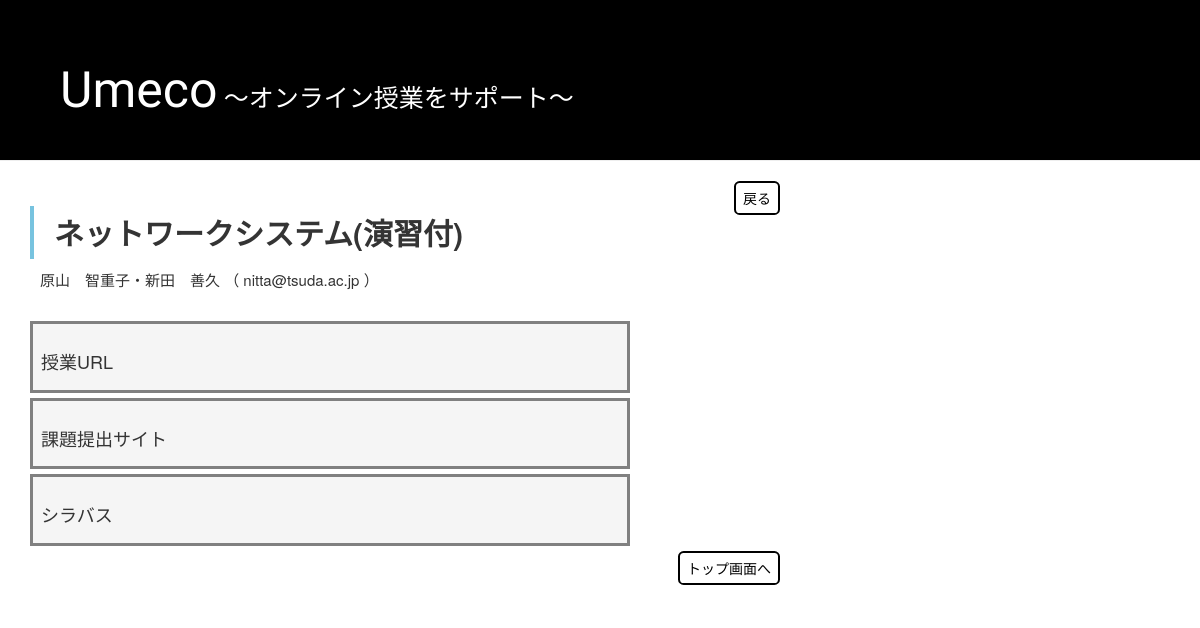
Screenshot of /today_detail/1/ with the database file from the repository.
### blog/models.py (models this page shows, shortened)
class Post(models.Model):
    author = models.ForeignKey(settings.AUTH_USER_MODEL, on_delete=models.CASCADE)
    title = models.CharField(max_length=200)
    text = models.TextField()
    pursose = models.TextField()
    terget = models.TextField()
    course = models.TextField()
    textbook = models.TextField()
    evaluation = models.TextField()
    created_date = models.DateTimeField(default=timezone.now)
    published_date = models.DateTimeField(blank=True, null=True)
    time = models.CharField(max_length=20)
    t_mail = models.CharField(max_length=200)
    subjecturl =  models.TextField()
    sllabus = models.TextField()
    homework = models.TextField()
    lesson = models.TextField()
    regi = models.CharField(max_length=5)

### blog/views.py (the view)
# urls.py: path('today_detail/<int:pk>/', views.today_detail, name='today_detail'),
def today_detail(request, pk):
    post = get_object_or_404(Post, pk=pk)
    return render(request, 'blog/today_detail.html', {'post':post})

### blog/templates/blog/today_detail.html
{% extends 'blog/base2.html' %}
{% block content %}
<a href="{% url 'today_top' %}" class="back">
  戻る
</a>
<h2 class="detail_title">{{post.title}}</h2>
<div class="mail">
  <p>{{post.text}} （ {{post.t_mail}} ）</p>
</div>
<a href="{{post.subjecturl}}">
  <div class="today_box">
    <h3>授業URL</h3>
  </div>
</a>
<a href="{{post.homework}}">
  <div class="today_box">
    <h3>課題提出サイト</h3>
  </div>
</a>
<a href="{% url 'syllabus' pk=post.pk %}">
  <div class="today_box">
    <h3>シラバス</h3>
  </div>
</a>
<a href="/" class="back">
  <div>トップ画面へ</div>
</a>
{% endblock %}

### blog/static/css/today.css (style rules this page uses)
body { margin:0; margin-bottom:5%; }
a { color:#696969; }
.back { display:inline-block; border-radius: 0.4em; margin-bottom:15px; border: 2px solid; color:black; padding:5px 7px; float:right; }
h2 { margin-top:0px; font-size:18px; color:#696969; }
.detail_title { font-size:30px; margin-top:25px; font-weight:bolder; padding: 1rem 2rem; border-left: 4px solid rgb(119, 195, 223); color:#343434; }
.mail { margin-left:10px; margin-bottom:30px; }
.mail p { font-size:15px; margin:0px; }
.today_box { border:solid #808080; padding:8px; margin:5px 0; width:600px; color:#343434; background-color:whitesmoke; }
h3 { font-size:18px; }

### rows the page displays
Post: title "ネットワークシステム(演習付)", text "原山 智重子・新田 善久", t_mail "nitta@tsuda.ac.jp"
